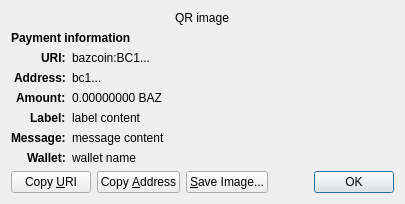
<?xml version="1.0" encoding="UTF-8"?>
<ui version="4.0">
 <class>ReceiveRequestDialog</class>
 <widget class="QDialog" name="ReceiveRequestDialog">
  <property name="geometry">
   <rect>
    <x>0</x>
    <y>0</y>
    <width>413</width>
    <height>229</height>
   </rect>
  </property>
  <property name="windowTitle">
   <string>Request payment to ...</string>
  </property>
  <layout class="QGridLayout" name="gridLayout" columnstretch="0,1">
   <property name="sizeConstraint">
    <enum>QLayout::SetFixedSize</enum>
   </property>
   <item row="0" column="0" colspan="2" alignment="Qt::AlignHCenter">
    <widget class="QRImageWidget" name="qr_code">
     <property name="text">
      <string notr="true">QR image</string>
     </property>
     <property name="textInteractionFlags">
      <set>Qt::NoTextInteraction</set>
     </property>
    </widget>
   </item>
   <item row="1" column="0" colspan="2">
    <widget class="QLabel" name="payment_header">
     <property name="font">
      <font>
       <weight>75</weight>
       <bold>true</bold>
      </font>
     </property>
     <property name="text">
      <string>Payment information</string>
     </property>
     <property name="textInteractionFlags">
      <set>Qt::NoTextInteraction</set>
     </property>
    </widget>
   </item>
   <item row="2" column="0" alignment="Qt::AlignRight|Qt::AlignTop">
    <widget class="QLabel" name="uri_tag">
     <property name="font">
      <font>
       <weight>75</weight>
       <bold>true</bold>
      </font>
     </property>
     <property name="text">
      <string notr="true">URI:</string>
     </property>
     <property name="textFormat">
      <enum>Qt::PlainText</enum>
     </property>
     <property name="textInteractionFlags">
      <set>Qt::NoTextInteraction</set>
     </property>
    </widget>
   </item>
   <item row="2" column="1" alignment="Qt::AlignTop">
    <widget class="QLabel" name="uri_content">
     <property name="text">
      <string notr="true">bazcoin:BC1...</string>
     </property>
     <property name="textFormat">
      <enum>Qt::RichText</enum>
     </property>
     <property name="wordWrap">
      <bool>true</bool>
     </property>
     <property name="textInteractionFlags">
      <set>Qt::TextSelectableByMouse</set>
     </property>
    </widget>
   </item>
   <item row="3" column="0" alignment="Qt::AlignRight|Qt::AlignTop">
    <widget class="QLabel" name="address_tag">
     <property name="font">
      <font>
       <weight>75</weight>
       <bold>true</bold>
      </font>
     </property>
     <property name="text">
      <string>Address:</string>
     </property>
     <property name="textInteractionFlags">
      <set>Qt::NoTextInteraction</set>
     </property>
    </widget>
   </item>
   <item row="3" column="1" alignment="Qt::AlignTop">
    <widget class="QLabel" name="address_content">
     <property name="text">
      <string notr="true">bc1...</string>
     </property>
     <property name="textFormat">
      <enum>Qt::PlainText</enum>
     </property>
     <property name="textInteractionFlags">
      <set>Qt::TextSelectableByMouse</set>
     </property>
    </widget>
   </item>
   <item row="4" column="0" alignment="Qt::AlignRight|Qt::AlignTop">
    <widget class="QLabel" name="amount_tag">
     <property name="font">
      <font>
       <weight>75</weight>
       <bold>true</bold>
      </font>
     </property>
     <property name="text">
      <string>Amount:</string>
     </property>
     <property name="textInteractionFlags">
      <set>Qt::NoTextInteraction</set>
     </property>
    </widget>
   </item>
   <item row="4" column="1" alignment="Qt::AlignTop">
    <widget class="QLabel" name="amount_content">
     <property name="text">
      <string notr="true">0.00000000 BAZ</string>
     </property>
     <property name="textFormat">
      <enum>Qt::PlainText</enum>
     </property>
     <property name="textInteractionFlags">
      <set>Qt::TextSelectableByMouse</set>
     </property>
    </widget>
   </item>
   <item row="5" column="0" alignment="Qt::AlignRight|Qt::AlignTop">
    <widget class="QLabel" name="label_tag">
     <property name="font">
      <font>
       <weight>75</weight>
       <bold>true</bold>
      </font>
     </property>
     <property name="text">
      <string>Label:</string>
     </property>
     <property name="textInteractionFlags">
      <set>Qt::NoTextInteraction</set>
     </property>
    </widget>
   </item>
   <item row="5" column="1" alignment="Qt::AlignTop">
    <widget class="QLabel" name="label_content">
     <property name="text">
      <string notr="true">label content</string>
     </property>
     <property name="textFormat">
      <enum>Qt::PlainText</enum>
     </property>
     <property name="wordWrap">
      <bool>true</bool>
     </property>
     <property name="textInteractionFlags">
      <set>Qt::TextSelectableByMouse</set>
     </property>
    </widget>
   </item>
   <item row="6" column="0" alignment="Qt::AlignRight|Qt::AlignTop">
    <widget class="QLabel" name="message_tag">
     <property name="font">
      <font>
       <weight>75</weight>
       <bold>true</bold>
      </font>
     </property>
     <property name="text">
      <string>Message:</string>
     </property>
     <property name="textInteractionFlags">
      <set>Qt::NoTextInteraction</set>
     </property>
    </widget>
   </item>
   <item row="6" column="1" alignment="Qt::AlignTop">
    <widget class="QLabel" name="message_content">
     <property name="text">
      <string notr="true">message content</string>
     </property>
     <property name="textFormat">
      <enum>Qt::PlainText</enum>
     </property>
     <property name="wordWrap">
      <bool>true</bool>
     </property>
     <property name="textInteractionFlags">
      <set>Qt::TextSelectableByMouse</set>
     </property>
    </widget>
   </item>
   <item row="7" column="0" alignment="Qt::AlignRight|Qt::AlignTop">
    <widget class="QLabel" name="wallet_tag">
     <property name="font">
      <font>
       <weight>75</weight>
       <bold>true</bold>
      </font>
     </property>
     <property name="text">
      <string>Wallet:</string>
     </property>
     <property name="textInteractionFlags">
      <set>Qt::NoTextInteraction</set>
     </property>
    </widget>
   </item>
   <item row="7" column="1" alignment="Qt::AlignTop">
    <widget class="QLabel" name="wallet_content">
     <property name="text">
      <string notr="true">wallet name</string>
     </property>
     <property name="textFormat">
      <enum>Qt::PlainText</enum>
     </property>
     <property name="wordWrap">
      <bool>true</bool>
     </property>
     <property name="textInteractionFlags">
      <set>Qt::TextSelectableByMouse</set>
     </property>
    </widget>
   </item>
   <item row="8" column="0" colspan="2">
    <layout class="QHBoxLayout" name="horizontalLayout">
     <item>
      <widget class="QPushButton" name="btnCopyURI">
       <property name="text">
        <string>Copy &amp;URI</string>
       </property>
       <property name="autoDefault">
        <bool>false</bool>
       </property>
      </widget>
     </item>
     <item>
      <widget class="QPushButton" name="btnCopyAddress">
       <property name="text">
        <string>Copy &amp;Address</string>
       </property>
       <property name="autoDefault">
        <bool>false</bool>
       </property>
      </widget>
     </item>
     <item>
      <widget class="QPushButton" name="btnSaveAs">
       <property name="text">
        <string>&amp;Save Image...</string>
       </property>
       <property name="autoDefault">
        <bool>false</bool>
       </property>
      </widget>
     </item>
     <item>
      <spacer name="horizontalSpacer_2">
       <property name="orientation">
        <enum>Qt::Horizontal</enum>
       </property>
       <property name="sizeHint" stdset="0">
        <size>
         <width>40</width>
         <height>20</height>
        </size>
       </property>
      </spacer>
     </item>
     <item>
      <widget class="QDialogButtonBox" name="buttonBox">
       <property name="focusPolicy">
        <enum>Qt::StrongFocus</enum>
       </property>
       <property name="standardButtons">
        <set>QDialogButtonBox::Ok</set>
       </property>
      </widget>
     </item>
    </layout>
   </item>
  </layout>
 </widget>
 <customwidgets>
  <customwidget>
   <class>QRImageWidget</class>
   <extends>QLabel</extends>
   <header>qt/qrimagewidget.h</header>
  </customwidget>
 </customwidgets>
 <tabstops>
  <tabstop>buttonBox</tabstop>
  <tabstop>btnCopyURI</tabstop>
  <tabstop>btnCopyAddress</tabstop>
  <tabstop>btnSaveAs</tabstop>
 </tabstops>
 <resources/>
 <connections>
  <connection>
   <sender>buttonBox</sender>
   <signal>accepted()</signal>
   <receiver>ReceiveRequestDialog</receiver>
   <slot>accept()</slot>
   <hints>
    <hint type="sourcelabel">
     <x>135</x>
     <y>230</y>
    </hint>
    <hint type="destinationlabel">
     <x>135</x>
     <y>126</y>
    </hint>
   </hints>
  </connection>
 </connections>
</ui>
